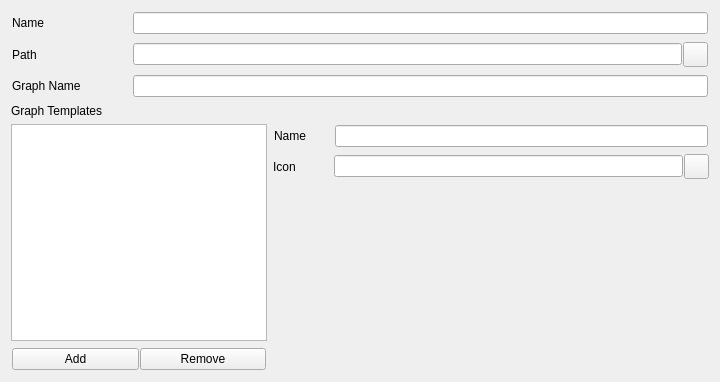
<?xml version="1.0" encoding="UTF-8"?>
<ui version="4.0">
 <class>Form</class>
 <widget class="QWidget" name="Form">
  <property name="geometry">
   <rect>
    <x>0</x>
    <y>0</y>
    <width>720</width>
    <height>382</height>
   </rect>
  </property>
  <property name="windowTitle">
   <string>Form</string>
  </property>
  <layout class="QVBoxLayout" name="verticalLayout">
   <item>
    <layout class="QHBoxLayout" name="horizontalLayout">
     <property name="spacing">
      <number>1</number>
     </property>
     <property name="leftMargin">
      <number>1</number>
     </property>
     <property name="topMargin">
      <number>1</number>
     </property>
     <property name="rightMargin">
      <number>1</number>
     </property>
     <property name="bottomMargin">
      <number>1</number>
     </property>
     <item>
      <widget class="QLabel" name="label">
       <property name="minimumSize">
        <size>
         <width>120</width>
         <height>0</height>
        </size>
       </property>
       <property name="toolTip">
        <string>A menu will be created with this name to list the available pypeline graphs</string>
       </property>
       <property name="text">
        <string>Name</string>
       </property>
      </widget>
     </item>
     <item>
      <widget class="QLineEdit" name="nameLineEdit">
       <property name="toolTip">
        <string>A menu will be created with this name to list the available pypeline graphs</string>
       </property>
      </widget>
     </item>
    </layout>
   </item>
   <item>
    <layout class="QHBoxLayout" name="horizontalLayout_15">
     <property name="spacing">
      <number>1</number>
     </property>
     <property name="leftMargin">
      <number>1</number>
     </property>
     <property name="topMargin">
      <number>1</number>
     </property>
     <property name="rightMargin">
      <number>1</number>
     </property>
     <property name="bottomMargin">
      <number>1</number>
     </property>
     <item>
      <widget class="QLabel" name="label_11">
       <property name="minimumSize">
        <size>
         <width>120</width>
         <height>0</height>
        </size>
       </property>
       <property name="toolTip">
        <string>A pattern to organize and find the pypeline files. Each key represented by ${key_number} will be used to organize the graphs.
. eg for a sequence/shot pattern :
/project/SHOTS/${0}/${0}_${1}</string>
       </property>
       <property name="text">
        <string>Path</string>
       </property>
      </widget>
     </item>
     <item>
      <widget class="QLineEdit" name="patternLineEdit">
       <property name="toolTip">
        <string>A pattern to organize and find the pypeline files. Each key represented by ${key_number} will be used to organize the graphs.
. eg for a sequence/shot pattern :
/project/SHOTS/${0}/${0}_${1}</string>
       </property>
      </widget>
     </item>
     <item>
      <widget class="QPushButton" name="patternButton">
       <property name="minimumSize">
        <size>
         <width>25</width>
         <height>25</height>
        </size>
       </property>
       <property name="maximumSize">
        <size>
         <width>25</width>
         <height>25</height>
        </size>
       </property>
       <property name="text">
        <string/>
       </property>
      </widget>
     </item>
    </layout>
   </item>
   <item>
    <layout class="QHBoxLayout" name="horizontalLayout_5">
     <property name="spacing">
      <number>1</number>
     </property>
     <property name="leftMargin">
      <number>1</number>
     </property>
     <property name="topMargin">
      <number>1</number>
     </property>
     <property name="rightMargin">
      <number>1</number>
     </property>
     <property name="bottomMargin">
      <number>1</number>
     </property>
     <item>
      <widget class="QLabel" name="label_4">
       <property name="minimumSize">
        <size>
         <width>120</width>
         <height>0</height>
        </size>
       </property>
       <property name="toolTip">
        <string>How to represent the graph name</string>
       </property>
       <property name="text">
        <string>Graph Name</string>
       </property>
      </widget>
     </item>
     <item>
      <widget class="QLineEdit" name="graphNameLineEdit">
       <property name="toolTip">
        <string>How to represent the graph name</string>
       </property>
      </widget>
     </item>
    </layout>
   </item>
   <item>
    <layout class="QVBoxLayout" name="verticalLayout_2">
     <item>
      <widget class="QLabel" name="label_12">
       <property name="minimumSize">
        <size>
         <width>100</width>
         <height>0</height>
        </size>
       </property>
       <property name="text">
        <string>Graph Templates</string>
       </property>
      </widget>
     </item>
     <item>
      <layout class="QHBoxLayout" name="horizontalLayout_3" stretch="0,1">
       <item>
        <layout class="QVBoxLayout" name="verticalLayout_4">
         <item>
          <widget class="QListWidget" name="templateListWidget">
           <property name="toolTip">
            <string>Template list</string>
           </property>
          </widget>
         </item>
         <item>
          <layout class="QHBoxLayout" name="horizontalLayout_2">
           <property name="spacing">
            <number>1</number>
           </property>
           <property name="leftMargin">
            <number>1</number>
           </property>
           <property name="topMargin">
            <number>1</number>
           </property>
           <property name="rightMargin">
            <number>1</number>
           </property>
           <property name="bottomMargin">
            <number>1</number>
           </property>
           <item>
            <widget class="QPushButton" name="templateAddButton">
             <property name="toolTip">
              <string>add a template</string>
             </property>
             <property name="text">
              <string>Add</string>
             </property>
            </widget>
           </item>
           <item>
            <widget class="QPushButton" name="templateDelButton">
             <property name="toolTip">
              <string>remove selected template</string>
             </property>
             <property name="text">
              <string>Remove</string>
             </property>
            </widget>
           </item>
          </layout>
         </item>
        </layout>
       </item>
       <item>
        <layout class="QVBoxLayout" name="verticalLayout_3">
         <item>
          <layout class="QHBoxLayout" name="horizontalLayout_6">
           <property name="spacing">
            <number>1</number>
           </property>
           <property name="leftMargin">
            <number>1</number>
           </property>
           <property name="topMargin">
            <number>1</number>
           </property>
           <property name="rightMargin">
            <number>1</number>
           </property>
           <property name="bottomMargin">
            <number>1</number>
           </property>
           <item>
            <widget class="QLabel" name="label_2">
             <property name="minimumSize">
              <size>
               <width>60</width>
               <height>0</height>
              </size>
             </property>
             <property name="toolTip">
              <string>This name will be prompt to ask for the user to choose betwween available templates</string>
             </property>
             <property name="text">
              <string>Name</string>
             </property>
            </widget>
           </item>
           <item>
            <widget class="QLineEdit" name="templateNameLineEdit">
             <property name="toolTip">
              <string>This name will be prompt to ask for the user to choose betwween available templates</string>
             </property>
            </widget>
           </item>
          </layout>
         </item>
         <item>
          <layout class="QHBoxLayout" name="horizontalLayout_4">
           <property name="spacing">
            <number>1</number>
           </property>
           <item>
            <widget class="QLabel" name="label_3">
             <property name="minimumSize">
              <size>
               <width>60</width>
               <height>0</height>
              </size>
             </property>
             <property name="toolTip">
              <string>This icon will be shown to ask for the user to choose betwween available templates</string>
             </property>
             <property name="text">
              <string>Icon</string>
             </property>
            </widget>
           </item>
           <item>
            <widget class="QLineEdit" name="templateIconLineEdit">
             <property name="toolTip">
              <string>This icon will be shown to ask for the user to choose betwween available templates</string>
             </property>
            </widget>
           </item>
           <item>
            <widget class="QPushButton" name="templateIconButton">
             <property name="minimumSize">
              <size>
               <width>25</width>
               <height>25</height>
              </size>
             </property>
             <property name="maximumSize">
              <size>
               <width>25</width>
               <height>25</height>
              </size>
             </property>
             <property name="toolTip">
              <string>Select an icon</string>
             </property>
             <property name="text">
              <string/>
             </property>
            </widget>
           </item>
          </layout>
         </item>
         <item>
          <spacer name="verticalSpacer">
           <property name="orientation">
            <enum>Qt::Vertical</enum>
           </property>
           <property name="sizeHint" stdset="0">
            <size>
             <width>20</width>
             <height>40</height>
            </size>
           </property>
          </spacer>
         </item>
        </layout>
       </item>
      </layout>
     </item>
    </layout>
   </item>
  </layout>
 </widget>
 <resources/>
 <connections/>
</ui>
